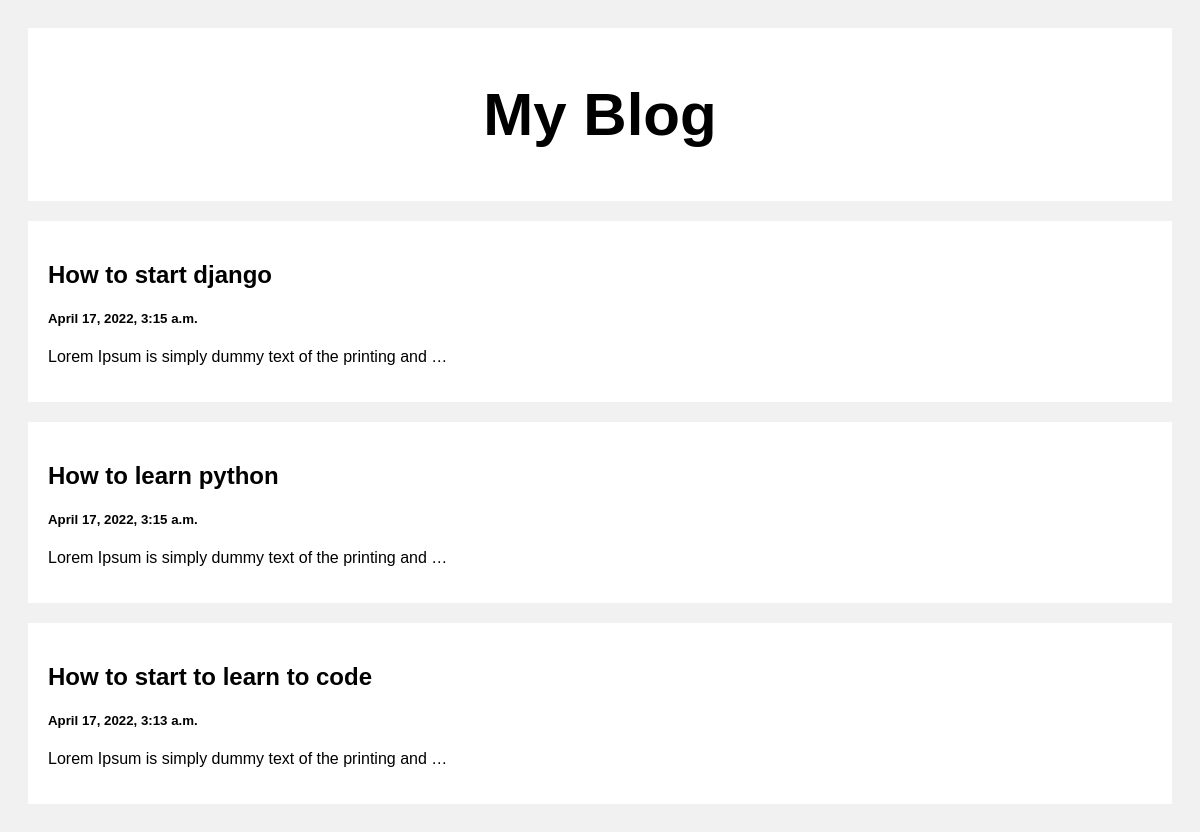
The page / on the database its author committed.
### posts/models.py (models this page shows)
class Post(models.Model):
    title = models.CharField(max_length=100)
    body = models.CharField(max_length=1000000)
    created_at = models.DateTimeField(default=datetime.now, blank=True)

### posts/views.py (the view)
# urls.py: path('', views.index, name='index'),
def index(request):
    posts = Post.objects.all()
    return render(request, 'index.html', {'posts': posts})

### templates/index.html (shortened to what this page needs)
<!DOCTYPE html>
<html>
<head>
</head>
<body>
<div class="header">
  <h2>My Blog</h2>
</div>
<div class="row">
  <div class="leftcolumn">
    {% for post in posts reversed %}
    <div class="card">
        <a style="text-decoration: none; color: black;" href="/post/{{post.id}}">
            <h2>{{post.title}}</h2>
            <h5>{{post.created_at}}</h5>
            <p>{{post.body|truncatewords:10}}</p>
        </a>
    </div>
    {% endfor %}
  </div>
</div>
</body>
</html>

### templates/index.html (style rules this page uses)
* { box-sizing: border-box; }
body { font-family: Arial; padding: 20px; background: #f1f1f1; }
.header { padding: 2px; font-size: 40px; text-align: center; background: white; }
.leftcolumn { float: left; width: 100%; }
.card { background-color: white; padding: 20px; margin-top: 20px; }
.row:after { content: ""; display: table; clear: both; }

### rows shown on the page
Post: title "How to start django", created_at "April 17, 2022, 3:15 a.m.", body "Lorem Ipsum is simply dummy text of the printing and …"
Post: title "How to learn python", created_at "April 17, 2022, 3:15 a.m.", body "Lorem Ipsum is simply dummy text of the printing and …"
Post: title "How to start to learn to code", created_at "April 17, 2022, 3:13 a.m.", body "Lorem Ipsum is simply dummy text of the printing and …"
